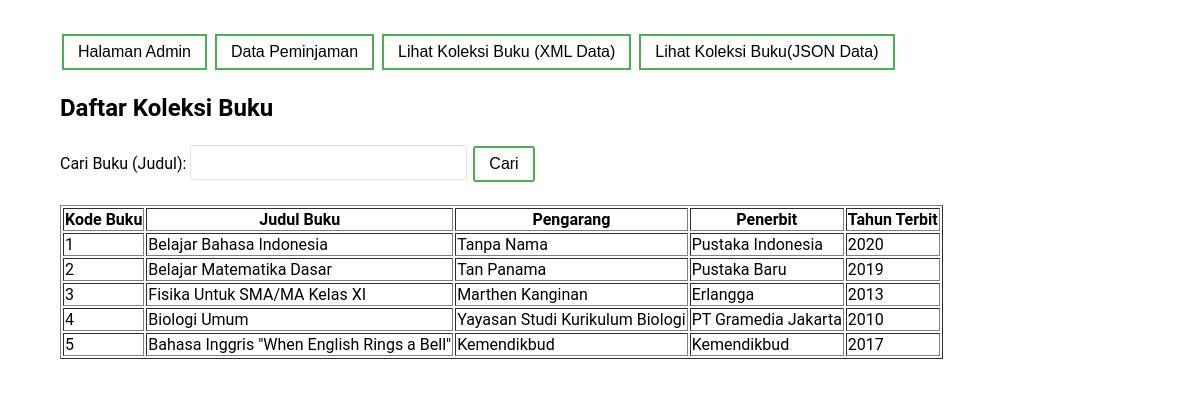
The page /tampil_buku.php (signed in) on the database its author committed.
### tables this page shows
CREATE TABLE `buku` (
  `kodebk` int(50) NOT NULL,
  `judul` varchar(100) NOT NULL,
  `pengarang` varchar(100) NOT NULL,
  `penerbit` varchar(100) NOT NULL,
  `thnterbit` int(10) NOT NULL
);

### tampil_buku.php (the view, shortened to what this page needs)
<?php
include("koneksi.php");
?>
<!DOCTYPE html>
<html lang="en">
<head>
    <link rel="stylesheet" href="sugar.css">
</head>
<body>
    <div class="container">
        <a href="dashboard.php"><button class="button button1" type="submit">Halaman Admin</button></a>
        <a href="peminjaman.php"><button class="button button1" type="submit">Data Peminjaman</button></a>
        <a href="buku_xml.php"><button class="button button1" type="submit">Lihat Koleksi Buku (XML Data)</button></a>
        <a href="buku_json.php"><button class="button button1" type="submit">Lihat Koleksi Buku(JSON Data)</button></a>
        <h2>Daftar Koleksi Buku</h2>
        <form action="" method="get">
            <label for="">Cari Buku (Judul): </label>
            <input type="text" name="cari" id="cari">
            <input class="button button1" type="submit" value="Cari">
        </form>
        <br>
        <table border="1">
            <tr>
                <th>Kode Buku</th>
                <th>Judul Buku</th>
                <th>Pengarang</th>
                <th>Penerbit</th>
                <th>Tahun Terbit</th>
            </tr>
            <?php
    if (isset($_GET['cari'])) {
        $cari = $_GET['cari'];
        $sql = "SELECT * FROM buku WHERE judul LIKE '%".$cari."%'";
        $tampil  = mysqli_query($connect, $sql);
    } else {
        $sql = "SELECT * FROM buku";
        $tampil = mysqli_query($connect, $sql);
    }
    $no = 1;
    while ($r = mysqli_fetch_array($tampil)) {
    ?>
            <tr>
                <td><?php echo $no++; ?></td>
                <td><?php echo $r['judul']; ?></td>
                <td><?php echo $r['pengarang']; ?></td>
                <td><?php echo $r['penerbit']; ?></td>
                <td><?php echo $r['thnterbit']; ?></td>
            </tr>
            <?php } ?>
        </table>
    </div>
</body>
</html>

### sugar.css (style rules this page uses)
body { font-family: "roboto"; }
.container { max-width: 1080px; margin: 20px auto; background: #fff; overflow: hidden; padding: 10px; }
input { padding: 5px; border: solid #e1e1e1 1px; border-radius: 3px; font-size: 15pt; }
.button { background-color: #4CAF50; border: none; color: white; padding: 7px 14px; text-align: center; text-decoration: none; display: inline-block; font-size: 16px; margin: 4px 2px; transition-duration: 0.4s; cursor: pointer; }
.button1 { background-color: white; color: black; border: 2px solid #4CAF50; }

### rows shown on the page
buku: judul "Belajar Bahasa Indonesia", pengarang "Tanpa Nama", penerbit "Pustaka Indonesia", thnterbit "2020"
buku: judul "Belajar Matematika Dasar", pengarang "Tan Panama", penerbit "Pustaka Baru", thnterbit "2019"
buku: judul "Fisika Untuk SMA/MA Kelas XI", pengarang "Marthen Kanginan", penerbit "Erlangga", thnterbit "2013"
buku: judul "Biologi Umum", pengarang "Yayasan Studi Kurikulum Biologi", penerbit "PT Gramedia Jakarta", thnterbit "2010"
buku: judul "Bahasa Inggris \"When English Rings a Bell\"", pengarang "Kemendikbud", penerbit "Kemendikbud", thnterbit "2017"
